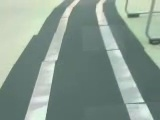
#> input picture level4_lane_detection/test_images/frame_86.jpg, 160 x 120 px
$ python to_inverse_perspective_mapping.py   (older library calls are emulated)
#> lines starting #> are read from the running program, lines starting #| are printed output that depends on the picture
### level4_lane_detection/lib/functions.py
# coding: utf-8
import os
import cv2
import numpy as np
import math
import time

def mkdir(PATH):
    '''
    ディレクトリを作成する
    '''
    if not os.path.exists(PATH):
        os.makedirs(PATH)
    return


def new_rgb(height, width):
    '''
    新しいRGB画像を作成する
    args:
        height: 画像の高さ
        width: 画像の幅
    return:
        cv_rgb_blank_image: 新しい画像データ
    '''
    cv_rgb_blank_image = np.zeros((height,width,3), np.uint8)
    return cv_rgb_blank_image


# [11 lines left out: function new_rgba, not called in this run]


def to_rgb(cv_bgr):
    '''
    RGBに変換する
    args:
        cv_bgr: OpenCV BGR画像データ
    return:
        cv_rgb: OpenCV RGB画像データ
    '''
    #BGRflags = [flag for flag in dir(cv2) if flag.startswith('COLOR_BGR') ]
    #print(BGRflags)

    cv_rgb = cv2.cvtColor(cv_bgr, cv2.COLOR_BGR2RGB)
    return cv_rgb


# [181 lines left out: functions to_bgr, to_white, to_bin, bin_to_rgb, to_edge, to_hough_lines_p and 2 more, not called in this run]


def to_ipm(cv_bgr,ipm_vertices):
    '''
    Inverse Perspective Mapping
    TopViewに画像を変換する
    args:
        cv_bgr: OpenCV BGR画像データ
        ipm_vertices: 視点変換座標
    return:
        cv_bgr_ipm: 変換後のOpenCV BGR画像データ
    '''
    rows, cols = cv_bgr.shape[:2]

    offset = cols*.25

    src = ipm_vertices
    dst = np.float32([[offset, 0], [cols - offset, 0], [cols - offset, rows], [offset, rows]])

    # srcとdst座標に基づいて変換行列を作成する
    matrix = cv2.getPerspectiveTransform(src, dst)

    # 変換行列から画像をTopViewに変換する
    cv_bgr_ipm = cv2.warpPerspective(cv_bgr, matrix, (cols, rows))

    return cv_bgr_ipm


# [30 lines left out: function calc_roi_vertices, not called in this run]


def calc_ipm_vertices(cv_bgr,
                      top_width_rate=0.6,top_height_position=0.7,
                      bottom_width_rate=4.0,bottom_height_position=0.95):
    '''
    Inverse Perspective Mapping 頂点座標計算
    args:
        cv_bgr: OpenCV BGR画像データ
        top_widh_rate: 変換する上辺幅の画像幅比
        top_height_position: 変換する上辺位置の画像高さ比 0.0: 画像上、1.0:画像下
        bottom_width_rate: 変換する底辺幅の画像比
        bottom_height_position: 変換する底辺位置の画像高さ比 0.0: 画像上、1.0:画像下
    return:
        vertices: 変換する頂点座標配列
    '''
    bottom_width_left_position = (1.0 - bottom_width_rate)/2
    bottom_width_right_position = (1.0 - bottom_width_rate)/2 + bottom_width_rate
    top_width_left_position = (1.0 - top_width_rate)/2
    top_width_right_position = (1.0 - top_width_rate)/2 + top_width_rate

    # Inverse Perspective Mapping
    rows, cols = cv_bgr.shape[:2]

    bottom_left  = [cols*bottom_width_left_position, rows*bottom_height_position]
    top_left     = [cols*top_width_left_position, rows*top_height_position]
    bottom_right = [cols*bottom_width_right_position, rows*bottom_height_position]
    top_right    = [cols*top_width_right_position, rows*top_height_position]

    vertices = np.array([top_left, top_right, bottom_right, bottom_left], dtype=np.float32)

    return vertices


def draw_vertices(cv_bgr,vertices):
    '''
    ROIの座標確認のために表示する
    ROI範囲にレーンが映っているかを確認するためのもの
    args:
        cv_bgr: 下になるOpenCV BGR画像
        vertices: オーバーレイ表示する頂点座標
    return:
        before_roi: 変換前のオーバーレイ表示画像
        after_roi: 変換後のオーバーレイ表示画像
    '''
    color=(0,255,0)
    image_alpha = 1.0
    overlay_alpha = 0.5
    overlay = new_rgb(cv_bgr.shape[0], cv_bgr.shape[1])
    cv2.fillConvexPoly(overlay, vertices.astype('int32'), color)
    cv_bgr_result = cv2.addWeighted(cv_bgr,image_alpha,overlay,overlay_alpha,0)
    return cv_bgr_result


# [721 lines left out: functions histogram_equalization, draw_road_area, draw_arrow, reverse_ipm, draw_histogram, draw_ellipse_and_tilt and 9 more, not called in this run]

### level4_lane_detection/to_inverse_perspective_mapping.py
# coding: utf-8
# Inverse Perspective Mappingを確認する
#%matplotlib inline
import cv2
from matplotlib import pyplot as plt
import numpy as np
import time
import os
import sys
import math
from lib.functions import *

def main():
    FILE_DIR = './test_images'
    FILENAME = "frame_86"
    OUTPUT_DIR ='./output'
    mkdir(OUTPUT_DIR)
    print("OpenCV Version : %s " % cv2.__version__)
    try:
        IMAGE_FORMAT = 1
        cv_bgr = cv2.imread(os.path.join(FILE_DIR, FILENAME)+".jpg", IMAGE_FORMAT)
#> cv_bgr is the input picture: shape (120, 160, 3); mean B, G, R 143.5, 153.7, 135.6

        ########################################
        # Inverse Perspective Mapping Coordinates
        ########################################
        # sample
        #ipm_vertices = calc_ipm_vertices(cv_bgr,
        #                                 top_width_rate=0.3,top_height_position=0.15,
        #                                 bottom_width_rate=0.8,bottom_height_position=0.9)
        # capture-2
        #ipm_vertices = calc_ipm_vertices(cv_bgr,
        #                                 top_width_rate=0.45,top_height_position=0.15,
        #                                 bottom_width_rate=4.0,bottom_height_position=1)
        # robocar camera demo_lane
        ipm_vertices = calc_ipm_vertices(cv_bgr,
                                         top_width_rate=0.9,top_height_position=0.15,
                                         bottom_width_rate=2.0,bottom_height_position=1)
#> ipm_vertices = [[8, 18], [152, 18], [240, 120], [-80, 120]]

        ########################################
        # IPM座標を確認する
        ########################################
        cv_bgr_ipm_before_preview = draw_vertices(cv_bgr,ipm_vertices)
#> in draw_vertices, `cv2.fillConvexPoly(overlay, vertices.astype('int32'), color)`:
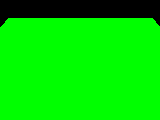
#> overlay: shape (120, 160, 3); mean of channels 0, 1, 2 0, 215.8, 0; drawn as B, G, R
#> in draw_vertices, `cv_bgr_result = cv2.addWeighted(cv_bgr,image_alpha,overlay,overlay_alp..`:
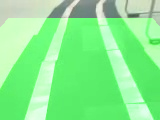
#> cv_bgr_result: shape (120, 160, 3); mean B, G, R 143.5, 238, 135.6
        plt.title('Before IPM')
        plt.imshow(to_rgb(cv_bgr_ipm_before_preview))
        plt.show()
        cv_bgr_ipm_after_preview = to_ipm(cv_bgr_ipm_before_preview,ipm_vertices)
#> in to_ipm, `matrix = cv2.getPerspectiveTransform(src, dst)`: matrix = [[0.708, 1.22, 23.33], [0, 3.33, -60], [1.82e-18, 0.0153, 1]]
#> in to_ipm, `cv_bgr_ipm = cv2.warpPerspective(cv_bgr, matrix, (cols, rows))`:
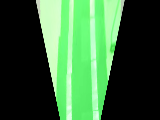
#> cv_bgr_ipm: shape (120, 160, 3); mean B, G, R 59.2, 100.7, 56.3
        plt.title('After IPM')
        plt.imshow(to_rgb(cv_bgr_ipm_after_preview))
        plt.show()
        cv2.imwrite(OUTPUT_DIR+"/result_"+FILENAME+"_before_ipm.jpg",cv_bgr_ipm_before_preview)
        cv2.imwrite(OUTPUT_DIR+"/result_"+FILENAME+"_after_ipm.jpg",cv_bgr_ipm_after_preview)
        ########################################
        # Inverse Perspective Mapping
        ########################################
        cv_bgr = to_ipm(cv_bgr,ipm_vertices)
#> in to_ipm (call 2), `cv_bgr_ipm = cv2.warpPerspective(cv_bgr, matrix, (cols, rows))`:
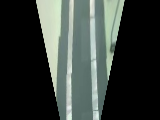
#> cv_bgr_ipm: shape (120, 160, 3); mean B, G, R 59.2, 63.7, 56.3
        plt.title('IPM')
        plt.imshow(to_rgb(cv_bgr))
        plt.show()
        cv2.imwrite(OUTPUT_DIR+"/result_"+FILENAME+"_ipm.jpg",cv_bgr)
    except:
        import traceback
        traceback.print_exc()
    finally:
        pass
    return

if __name__ == '__main__':
    main()

$ run again, with level4_lane_detection/test_images/frame_276.jpg copied over level4_lane_detection/test_images/frame_86.jpg
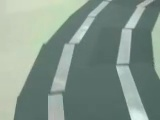
#> input picture level4_lane_detection/test_images/frame_276.jpg, 160 x 120 px
#> in main, cv_bgr is the input picture: shape (120, 160, 3); mean B, G, R 139.2, 149.6, 131.5
#> ipm_vertices = [[8, 18], [152, 18], [240, 120], [-80, 120]]
#> in draw_vertices, `cv_bgr_result = cv2.addWeighted(cv_bgr,image_alpha,overlay,overlay_alp..`:
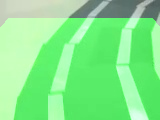
#> cv_bgr_result: shape (120, 160, 3); mean B, G, R 139.2, 233.6, 131.5
#> matrix = [[0.708, 1.22, 23.33], [0, 3.33, -60], [1.82e-18, 0.0153, 1]]
#> in to_ipm (call 2), `cv_bgr_ipm = cv2.warpPerspective(cv_bgr, matrix, (cols, rows))`:
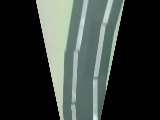
#> cv_bgr_ipm: shape (120, 160, 3); mean B, G, R 57.7, 62.2, 54.8

$ run again, with level4_lane_detection/test_images/capture-1.jpg copied over level4_lane_detection/test_images/frame_86.jpg
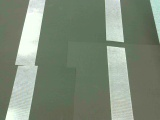
#> input picture level4_lane_detection/test_images/capture-1.jpg, 160 x 120 px
#> in main, cv_bgr is the input picture: shape (120, 160, 3); mean B, G, R 120.8, 138.6, 126
#> ipm_vertices = [[8, 18], [152, 18], [240, 120], [-80, 120]]
#> in draw_vertices, `cv_bgr_result = cv2.addWeighted(cv_bgr,image_alpha,overlay,overlay_alp..`:
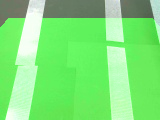
#> cv_bgr_result: shape (120, 160, 3); mean B, G, R 120.8, 228.1, 126
#> matrix = [[0.708, 1.22, 23.33], [0, 3.33, -60], [1.82e-18, 0.0153, 1]]
#> in to_ipm (call 2), `cv_bgr_ipm = cv2.warpPerspective(cv_bgr, matrix, (cols, rows))`:
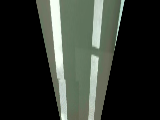
#> cv_bgr_ipm: shape (120, 160, 3); mean B, G, R 48.9, 56.3, 50.9

$ run again, with level4_lane_detection/test_images/capture-2.jpg copied over level4_lane_detection/test_images/frame_86.jpg
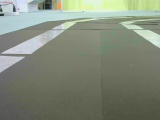
#> input picture level4_lane_detection/test_images/capture-2.jpg, 160 x 120 px
#> in main, cv_bgr is the input picture: shape (120, 160, 3); mean B, G, R 121.9, 137.6, 130.2
#> ipm_vertices = [[8, 18], [152, 18], [240, 120], [-80, 120]]
#> in draw_vertices, `cv_bgr_result = cv2.addWeighted(cv_bgr,image_alpha,overlay,overlay_alp..`:
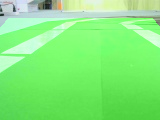
#> cv_bgr_result: shape (120, 160, 3); mean B, G, R 121.9, 236.1, 130.2
#> matrix = [[0.708, 1.22, 23.33], [0, 3.33, -60], [1.82e-18, 0.0153, 1]]
#> in to_ipm (call 2), `cv_bgr_ipm = cv2.warpPerspective(cv_bgr, matrix, (cols, rows))`:
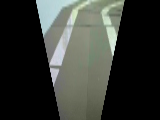
#> cv_bgr_ipm: shape (120, 160, 3); mean B, G, R 52.4, 57.7, 54.6
